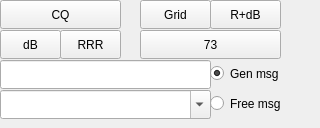
      <widget class="QWidget" name="tabaa">
       <attribute name="title">
        <string>User</string>
       </attribute>
       <widget class="QRadioButton" name="rbFreeText">
        <property name="geometry">
         <rect>
          <x>210</x>
          <y>90</y>
          <width>101</width>
          <height>27</height>
         </rect>
        </property>
        <property name="sizePolicy">
         <sizepolicy hsizetype="Minimum" vsizetype="Fixed">
          <horstretch>1</horstretch>
          <verstretch>0</verstretch>
         </sizepolicy>
        </property>
        <property name="toolTip">
         <string>Send this free-text message (max 13 characters)</string>
        </property>
        <property name="text">
         <string>Free msg</string>
        </property>
       </widget>
       <widget class="QPushButton" name="pbAnswerCQ">
        <property name="geometry">
         <rect>
          <x>140</x>
          <y>0</y>
          <width>71</width>
          <height>29</height>
         </rect>
        </property>
        <property name="sizePolicy">
         <sizepolicy hsizetype="Minimum" vsizetype="Fixed">
          <horstretch>2</horstretch>
          <verstretch>0</verstretch>
         </sizepolicy>
        </property>
        <property name="toolTip">
         <string>Generate message for replying to a CQ</string>
        </property>
        <property name="text">
         <string>Grid</string>
        </property>
       </widget>
       <widget class="QLineEdit" name="genMsg">
        <property name="geometry">
         <rect>
          <x>0</x>
          <y>60</y>
          <width>211</width>
          <height>29</height>
         </rect>
        </property>
        <property name="sizePolicy">
         <sizepolicy hsizetype="Expanding" vsizetype="Fixed">
          <horstretch>3</horstretch>
          <verstretch>0</verstretch>
         </sizepolicy>
        </property>
       </widget>
       <widget class="QPushButton" name="pbAnswerCaller">
        <property name="geometry">
         <rect>
          <x>0</x>
          <y>30</y>
          <width>61</width>
          <height>29</height>
         </rect>
        </property>
        <property name="sizePolicy">
         <sizepolicy hsizetype="Minimum" vsizetype="Fixed">
          <horstretch>2</horstretch>
          <verstretch>0</verstretch>
         </sizepolicy>
        </property>
        <property name="toolTip">
         <string>Generate message with report</string>
        </property>
        <property name="text">
         <string>dB</string>
        </property>
       </widget>
       <widget class="QRadioButton" name="rbGenMsg">
        <property name="geometry">
         <rect>
          <x>210</x>
          <y>60</y>
          <width>91</width>
          <height>27</height>
         </rect>
        </property>
        <property name="sizePolicy">
         <sizepolicy hsizetype="Minimum" vsizetype="Fixed">
          <horstretch>1</horstretch>
          <verstretch>0</verstretch>
         </sizepolicy>
        </property>
        <property name="minimumSize">
         <size>
          <width>0</width>
          <height>26</height>
         </size>
        </property>
        <property name="toolTip">
         <string>Send this standard (generated) message</string>
        </property>
        <property name="text">
         <string>Gen msg</string>
        </property>
        <property name="checked">
         <bool>true</bool>
        </property>
       </widget>
       <widget class="QPushButton" name="pbSendReport">
        <property name="geometry">
         <rect>
          <x>210</x>
          <y>0</y>
          <width>71</width>
          <height>29</height>
         </rect>
        </property>
        <property name="sizePolicy">
         <sizepolicy hsizetype="Minimum" vsizetype="Fixed">
          <horstretch>2</horstretch>
          <verstretch>0</verstretch>
         </sizepolicy>
        </property>
        <property name="toolTip">
         <string>Generate message with R+report</string>
        </property>
        <property name="text">
         <string>R+dB</string>
        </property>
       </widget>
       <widget class="QPushButton" name="pbSend73">
        <property name="geometry">
         <rect>
          <x>140</x>
          <y>30</y>
          <width>141</width>
          <height>29</height>
         </rect>
        </property>
        <property name="sizePolicy">
         <sizepolicy hsizetype="Minimum" vsizetype="Fixed">
          <horstretch>2</horstretch>
          <verstretch>0</verstretch>
         </sizepolicy>
        </property>
        <property name="toolTip">
         <string>Generate message with 73</string>
        </property>
        <property name="text">
         <string>73</string>
        </property>
       </widget>
       <widget class="QPushButton" name="pbSendRRR">
        <property name="geometry">
         <rect>
          <x>60</x>
          <y>30</y>
          <width>61</width>
          <height>29</height>
         </rect>
        </property>
        <property name="sizePolicy">
         <sizepolicy hsizetype="Minimum" vsizetype="Fixed">
          <horstretch>2</horstretch>
          <verstretch>0</verstretch>
         </sizepolicy>
        </property>
        <property name="toolTip">
         <string>Generate message with RRR</string>
        </property>
        <property name="text">
         <string>RRR</string>
        </property>
       </widget>
       <widget class="QComboBox" name="freeTextMsg">
        <property name="geometry">
         <rect>
          <x>0</x>
          <y>90</y>
          <width>211</width>
          <height>29</height>
         </rect>
        </property>
        <property name="sizePolicy">
         <sizepolicy hsizetype="Preferred" vsizetype="Fixed">
          <horstretch>3</horstretch>
          <verstretch>0</verstretch>
         </sizepolicy>
        </property>
        <property name="minimumSize">
         <size>
          <width>150</width>
          <height>0</height>
         </size>
        </property>
        <property name="toolTip">
         <string>Enter a free text message (maximum 13 characters)
or select a predefined macro from the dropdown list.
Press ENTER to add the current text to the predefined
list. The list can be maintained in Settings (F2).</string>
        </property>
        <property name="editable">
         <bool>true</bool>
        </property>
        <property name="insertPolicy">
         <enum>QComboBox::InsertAtBottom</enum>
        </property>
       </widget>
       <widget class="QPushButton" name="pbCallCQ">
        <property name="geometry">
         <rect>
          <x>0</x>
          <y>0</y>
          <width>121</width>
          <height>29</height>
         </rect>
        </property>
        <property name="sizePolicy">
         <sizepolicy hsizetype="Minimum" vsizetype="Fixed">
          <horstretch>2</horstretch>
          <verstretch>0</verstretch>
         </sizepolicy>
        </property>
        <property name="toolTip">
         <string>Generate a CQ message</string>
        </property>
        <property name="text">
         <string>CQ</string>
        </property>
       </widget>
      </widget>
